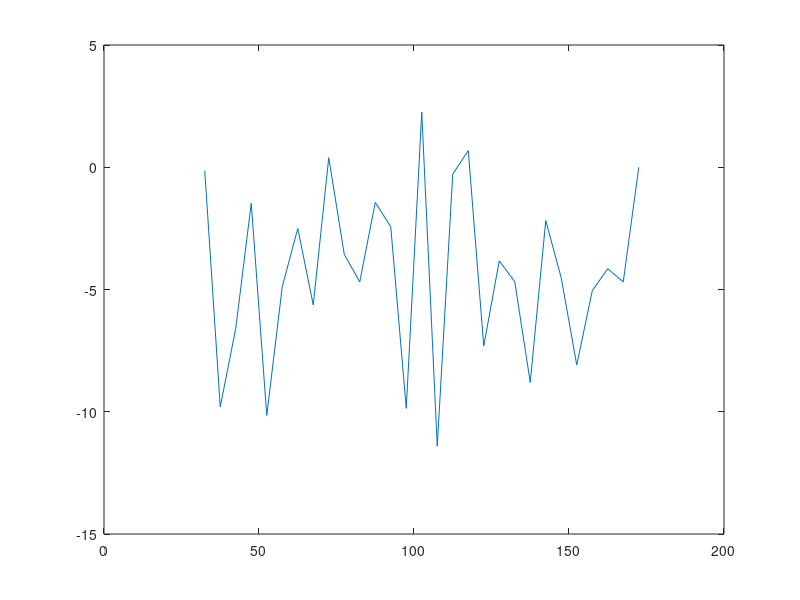

The MATLAB source for this figure:
x1=linspace(172.5,32.5,29)
%%%%工作频率下的功率
y_arbeit=-56;
y1=[-56,-60.69,-60.15,-61.05,-64.09,-60.53,-58.18,-64.80,-60.68,-59.83,-63.31,-55.32,-56.28,-67.41,-53.75,-65.86,-58.43,-57.44,-60.69,-59.56,-55.61,-61.63,-58.50,-60.89,-66.15,-57.47,-62.59,-65.80,-56.14];
y1_verhaltnis=y1-y_arbeit;
plot(x1,y1_verhaltnis)
y2=[-59.24,-62.70,-63.57,-56.93,-59.45,-61.36,-65.39,-62.30,-62.97,-61.79,-61.72,-60.95,-61.92];
x2=linspace(172.5,52.5,13);
y2_verhaltnis=y2-y_arbeit;
% plot(x2,y2_verhaltnis);
% set(gca,'XDir','reverse');
